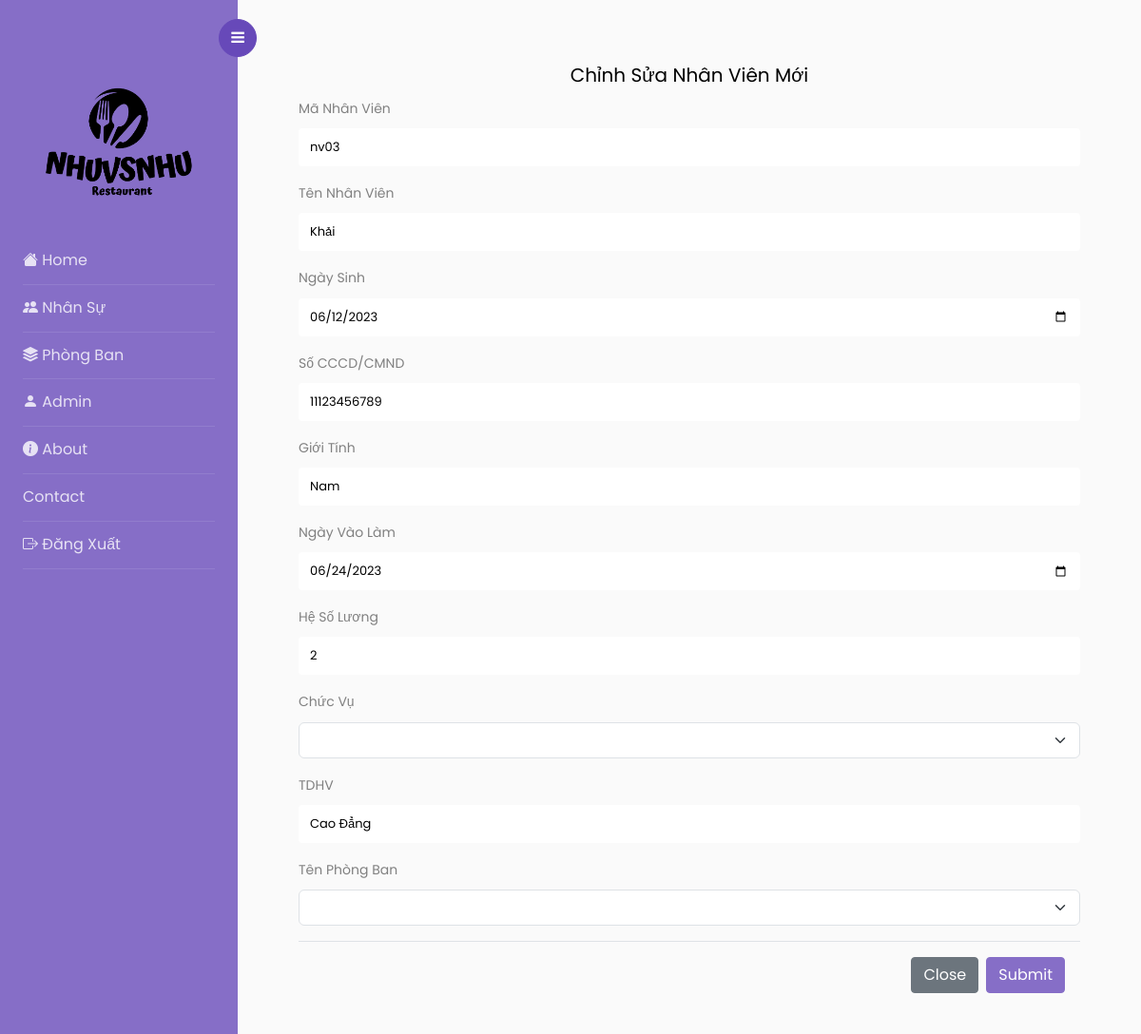
Page /Nhansu/chinhsua_nv.php?MANV=nv03 on the committed database.
### tables this page shows
CREATE TABLE `nhanvien` (
  `MANV` varchar(10) NOT NULL,
  `HOTENNV` varchar(50) NOT NULL,
  `NGAYSINH` date NOT NULL,
  `SOCCCD` varchar(12) NOT NULL,
  `GIOITINH` varchar(10) NOT NULL,
  `NGAYVAOLAM` date NOT NULL,
  `HESOLUONG` float NOT NULL,
  `MACV` varchar(10) NOT NULL,
  `TDHV` varchar(10) NOT NULL,
  `MAPB` varchar(10) NOT NULL
);

### Nhansu/chinhsua_nv.php (the view)
<?php include('header.php'); ?>
<?php include('sidebar.php'); ?>
<?php
include('../connect.php');
$MANV = $_GET['MANV'];
$query = "SELECT * FROM nhanvien WHERE MANV ='$MANV'";
$ketqua = mysqli_query($connect, $query);
$row = mysqli_fetch_array($ketqua);
?>
<div id="content" class="p-4 p-md-5 pt-5">
    <form class="p-md-3" action="capnhat_nv.php" method="post">
        <h5 class="text-center">Chỉnh Sửa Nhân Viên Mới</h5>
        <div class="mb-3">
            <label for="exampleInputMaNV" class="form-label">Mã Nhân Viên</label>
            <input class="form-control" type="text" name="MANV" placeholder="Mã Nhân Viên" value="<?php echo $row['MANV']; ?>">
        </div>
        <div class="mb-3">
            <label for="exampleInputname" class="form-label">Tên Nhân Viên</label>
            <input class="form-control" type="text" name="HOTENNV" placeholder="Họ Tên Nhân Viên" value="<?php echo $row['HOTENNV']; ?>">
        </div>
        <div class="mb-3">
            <label for="exampleInputDate" class="form-label">Ngày Sinh</label>
            <input class="form-control" type="date" name="NGAYSINH" placeholder="" value="<?php echo $row['NGAYSINH']; ?>">
        </div>
        <div class="mb-3">
            <label for="exampleInputIDnation" class="form-label">Số CCCD/CMND</label>
            <input class="form-control" type="text" name="SOCCCD" placeholder="Số CCCD/CMND" value="<?php echo $row['SOCCCD']; ?>">
        </div>
        <div class="mb-3">
            <label for="exampleInputGender" class="form-label">Giới Tính</label>
            <input class="form-control" type="text" name="GIOITINH" placeholder="Giới Tính" value="<?php echo $row['GIOITINH']; ?>">
        </div>
        <div class="mb-3">
            <label for="exampleInputDateIn" class="form-label">Ngày Vào Làm</label>
            <input class="form-control" type="date" name="NGAYVAOLAM" placeholder="Ngày Vào Làm" value="<?php echo $row['NGAYVAOLAM']; ?>">
        </div>
        <div class="mb-3">
            <label for="exampleInputDateIn" class="form-label">Hệ Số Lương</label>
            <input class="form-control" type="number" name="HESOLUONG" placeholder="Hệ Số Lương" value="<?php echo $row['HESOLUONG']; ?>">
        </div>
        <div class="mb-3">
            <div class="control-group">
                <label class="control-label" for="inputtheloai">Chức Vụ</label>
                <select class="form-select" name="MACV">
                    <option></option>
                    <?php
                    include("../connect.php");
                    $cat_query = mysqli_query($connect, "select * from chucvu");
                    while ($cat_row = mysqli_fetch_array($cat_query)) {
                    ?>
                        <option value="<?php echo $cat_row['MACV']; ?>"><?php echo $cat_row['TENCV']; ?></option>
                    <?php  } ?>
                </select>
            </div>
        </div>
        <div class="mb-3">
            <label for="exampleInputTDHV" class="form-label">TDHV</label>
            <input class="form-control" type="text" name="TDHV" placeholder="Trình Độ Học Vấn" value="<?php echo $row['TDHV']; ?>">
        </div>
        <div class="mb-3">
            <div class="control-group">
                <label class="control-label" for="inputPB">Tên Phòng Ban</label>
                <select class="form-select" name="MAPB">
                    <option></option>
                    <?php
                    include("../connect.php");
                    $cat_query = mysqli_query($connect, "select * from phongban");
                    while ($cat_row = mysqli_fetch_array($cat_query)) {
                    ?>
                        <option value="<?php echo $cat_row['MAPB']; ?>"><?php echo $cat_row['TENPB']; ?></option>
                    <?php  } ?>
                </select>
            </div>
        </div>
        <div class="modal-footer">
            <a class="btn btn-secondary" href="nhansu.php" >Close</a>
            <input class="btn btn-primary" type="submit" name="capnhat">
        </div>
    </form>
</div>
<?php include('footer.php') ?>

### rows in the picture
nhanvien: MANV "nv03", HOTENNV "Khải", NGAYSINH "06/12/2023", SOCCCD "11123456789", GIOITINH "Nam", NGAYVAOLAM "06/24/2023", HESOLUONG "2", TDHV "Cao Đẳng"
